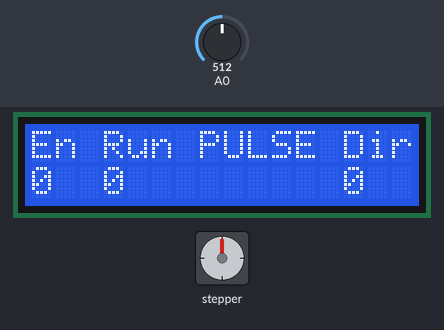
A sketch run on a simulated Arduino Uno, built with avr-gcc and run on an emulated ATmega328P. On the bench: stepper motor, 16×2 character LCD. Wiring (inferred from the names in the program): stepper motor driver (200 steps per turn assumed): step pin 11; direction pin 12; enable pin 13. The inputs (shaded band) are chosen by the test bench; at power-on: A0 = 512.

Above: at 1.2 s.
1.3 s: A0 set to 588
3.8 s: A0 set to 617
5.3 s: A0 set to 710
At 5.57 s:
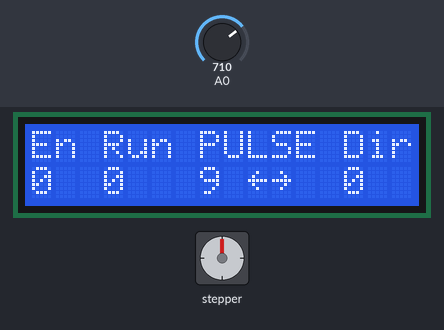
7.8 s: A0 set to 511
At 32.2 s:
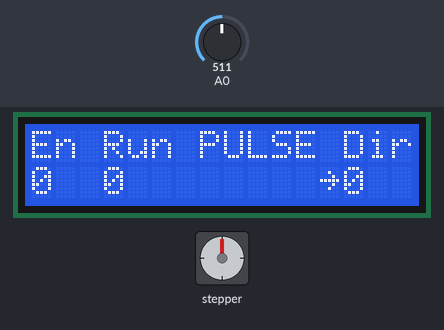
Timing chart, 0 to 32.5 s (numbered marks = the images above; inputs shaded):
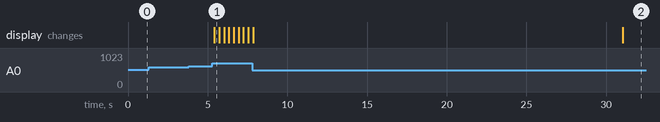

The sketch:

SD02C_control.ino
```cpp
//Sample using SD02C
#include <LiquidCrystal.h>

/*******************************************************

This program will use the LCD panel and the SD02C

********************************************************/

#define PULSE        11
#define DIRECTION    12
#define EN           13


// select the pins used on the LCD panel
LiquidCrystal lcd(8, 9, 4, 5, 6, 7);

// define some values used by the panel and buttons
int lcd_key     = 0;
int adc_key_in  = 0;
#define btnRIGHT  0
#define btnUP     1
#define btnDOWN   2
#define btnLEFT   3
#define btnSELECT 4
#define btnNONE   5

void rotate();

// read the buttons
int read_LCD_buttons()
{
 adc_key_in = analogRead(0);      // read the value from the sensor
 // my buttons when read are centered at these valies: 0, 144, 329, 504, 741
 // we add approx 50 to those values and check to see if we are close
 if (adc_key_in > 1000) return btnNONE; // We make this the 1st option for speed reasons since it will be the most likely result
 // For V1.1 us this threshold
 if (adc_key_in < 100)  return btnRIGHT;
 if (adc_key_in < 600)  return btnUP;
 if (adc_key_in < 700)  return btnDOWN;
 if (adc_key_in < 800)  return btnLEFT;
 if (adc_key_in < 900)  return btnSELECT;

 // For V1.0 comment the other threshold and use the one below:
/*
 if (adc_key_in < 50)   return btnRIGHT;
 if (adc_key_in < 195)  return btnUP;
 if (adc_key_in < 380)  return btnDOWN;
 if (adc_key_in < 555)  return btnLEFT;
 if (adc_key_in < 790)  return btnSELECT;
*/


 return btnNONE;  // when all others fail, return this...
}

int i =0;

int pul = 0;
int dir = 0;
int enable =0;
int startrun = 0;

void setup()
{
   //pinMode(10, OUTPUT);
   pinMode(11, OUTPUT);
   pinMode(12, OUTPUT);
   pinMode(13, OUTPUT);

 lcd.begin(16, 2);              // start the library
 lcd.setCursor(0,0);

}

void loop()
{
         lcd.setCursor(0,0);
         lcd.print("En");
         lcd.setCursor(0,1);
         lcd.print(enable);

         lcd.setCursor(3,0);
         lcd.print("Run");
         lcd.setCursor(3,1);
         lcd.print(startrun);

         lcd.setCursor(7,0);
         lcd.print("PULSE");
         lcd.setCursor(7,1);
         lcd.print(pul);
         lcd.print(" ");
         lcd.print((char)127);
         lcd.print((char)126);

         lcd.setCursor(13,0);
         lcd.print("Dir");
         lcd.setCursor(13,1);
         lcd.print(dir);

 lcd_key = read_LCD_buttons();  // read the buttons

 switch (lcd_key)               // depending on which button was pushed, we perform an action
 {
   case btnRIGHT:
     {
        dir ^=1;
        delay(300);
        break;
     }
   case btnLEFT:
     {

        startrun ^=1;
        delay(300);
        break;
     }
   case btnUP:
     {
        if(pul<255)                       // stop
	    {
        lcd.setCursor(7,1);
        lcd.print("     ");
        pul++;
        delay(250);
	    }
     break;
     }
   case btnDOWN:
      {
        if(pul>0)                       // stop
	    {
         lcd.setCursor(7,1);
         lcd.print("     ");
         pul--;
         delay(250);
	     }
      break;
     }
   case btnSELECT:
     {
        enable ^=1;
        delay(300);
        break;
     }
     case btnNONE:
     {

        if(enable==1)                       // stop
	      {
        digitalWrite(EN, HIGH);
	      }
        else
        {
        digitalWrite(EN, LOW);
        }

        if(dir==1)                       // stop
	    {
        digitalWrite(DIRECTION, HIGH);
	    }
        else
        {
        digitalWrite(DIRECTION, LOW);
        }

        if(startrun==1)                       // stop
	    {
         rotate();
	    }
        else
        {
         digitalWrite(PULSE, LOW);
        }
     break;
     }
    }

  }

void rotate(){

     if(pul==0)                       // stop
	   {
		digitalWrite(PULSE, LOW);
	   }
	   else
	   {
		i = (256-pul)*100;              //the higher the value of pul, the faster the steps change. multiply 100 to see speed incrememt
		digitalWrite(PULSE, HIGH);                     //set pulse pin on motor driver
    delayMicroseconds(i);
		digitalWrite(PULSE, LOW);                     //clear pulse pin on motor driver
    delayMicroseconds(i);
	    }
}
```

Measured:
- after the input at 1.3 s, every drawn part: stays the same
- after the input at 3.8 s, every drawn part: stays the same
- after the input at 5.3 s, the display: changes after 0.12 s (image 1)
- after the input at 7.8 s, the display: first changes after 0.05 s (image 2 shows a later state)
